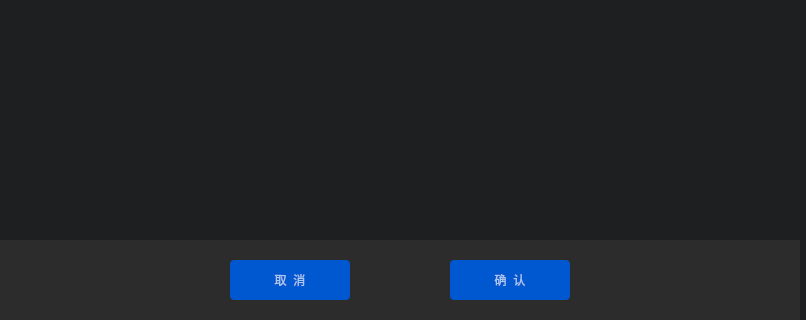
<?xml version="1.0" encoding="UTF-8"?>
<ui version="4.0">
 <class>messageDialog</class>
 <widget class="QDialog" name="messageDialog">
  <property name="geometry">
   <rect>
    <x>0</x>
    <y>0</y>
    <width>806</width>
    <height>320</height>
   </rect>
  </property>
  <property name="maximumSize">
   <size>
    <width>806</width>
    <height>320</height>
   </size>
  </property>
  <property name="windowTitle">
   <string>messageDialog</string>
  </property>
  <property name="styleSheet">
   <string notr="true">QDialog {
background: #1E1F21;
box-shadow: 0 4px 8px 0 rgba(0,0,0,0.20);
border-radius: 0 0 4px 4px;
border-radius: 0px 0px 4px 4px;
}</string>
  </property>
  <layout class="QVBoxLayout" name="verticalLayout_3">
   <property name="leftMargin">
    <number>0</number>
   </property>
   <property name="topMargin">
    <number>3</number>
   </property>
   <property name="rightMargin">
    <number>0</number>
   </property>
   <property name="bottomMargin">
    <number>0</number>
   </property>
   <item>
    <layout class="QVBoxLayout" name="verticalLayout_2">
     <item>
      <widget class="QFrame" name="frame">
       <property name="styleSheet">
        <string notr="true">QFrame {
background: #1E1F21;
box-shadow: 0 4px 8px 0 rgba(0,0,0,0.20);
border-radius: 0 0 4px 4px;
border-radius: 0px 0px 4px 4px;
}</string>
       </property>
       <property name="frameShape">
        <enum>QFrame::StyledPanel</enum>
       </property>
       <property name="frameShadow">
        <enum>QFrame::Raised</enum>
       </property>
       <layout class="QVBoxLayout" name="verticalLayout_5">
        <property name="leftMargin">
         <number>0</number>
        </property>
        <property name="topMargin">
         <number>0</number>
        </property>
        <property name="rightMargin">
         <number>0</number>
        </property>
        <property name="bottomMargin">
         <number>0</number>
        </property>
        <item>
         <layout class="QVBoxLayout" name="verticalLayout_4">
          <item>
           <layout class="QHBoxLayout" name="horizontalLayout_3">
            <item>
             <spacer name="horizontalSpacer_3">
              <property name="orientation">
               <enum>Qt::Horizontal</enum>
              </property>
              <property name="sizeHint" stdset="0">
               <size>
                <width>40</width>
                <height>20</height>
               </size>
              </property>
             </spacer>
            </item>
            <item>
             <widget class="QToolButton" name="toolButton">
              <property name="minimumSize">
               <size>
                <width>30</width>
                <height>30</height>
               </size>
              </property>
              <property name="maximumSize">
               <size>
                <width>30</width>
                <height>30</height>
               </size>
              </property>
              <property name="styleSheet">
               <string notr="true">QToolButton{
border:none; 
background: #1E1F21;
}</string>
              </property>
              <property name="text">
               <string/>
              </property>
              <property name="icon">
               <iconset resource="ciwa.qrc">
                <normaloff>:/resources/icons/ic_solution_exit.png</normaloff>:/resources/icons/ic_solution_exit.png</iconset>
              </property>
              <property name="iconSize">
               <size>
                <width>24</width>
                <height>24</height>
               </size>
              </property>
              <property name="arrowType">
               <enum>Qt::NoArrow</enum>
              </property>
             </widget>
            </item>
           </layout>
          </item>
          <item>
           <spacer name="verticalSpacer">
            <property name="orientation">
             <enum>Qt::Vertical</enum>
            </property>
            <property name="sizeType">
             <enum>QSizePolicy::Fixed</enum>
            </property>
            <property name="sizeHint" stdset="0">
             <size>
              <width>20</width>
              <height>40</height>
             </size>
            </property>
           </spacer>
          </item>
          <item>
           <layout class="QVBoxLayout" name="verticalLayout">
            <item>
             <layout class="QHBoxLayout" name="horizontalLayout_2">
              <item>
               <spacer name="horizontalSpacer">
                <property name="orientation">
                 <enum>Qt::Horizontal</enum>
                </property>
                <property name="sizeHint" stdset="0">
                 <size>
                  <width>40</width>
                  <height>20</height>
                 </size>
                </property>
               </spacer>
              </item>
              <item>
               <layout class="QHBoxLayout" name="horizontalLayout" stretch="0,0,1">
                <item>
                 <widget class="QLabel" name="label">
                  <property name="minimumSize">
                   <size>
                    <width>50</width>
                    <height>50</height>
                   </size>
                  </property>
                  <property name="maximumSize">
                   <size>
                    <width>50</width>
                    <height>50</height>
                   </size>
                  </property>
                  <property name="text">
                   <string/>
                  </property>
                  <property name="pixmap">
                   <pixmap resource="ciwa.qrc">:/resources/icons/ic_solution_help.png</pixmap>
                  </property>
                  <property name="scaledContents">
                   <bool>true</bool>
                  </property>
                 </widget>
                </item>
                <item>
                 <spacer name="horizontalSpacer_7">
                  <property name="orientation">
                   <enum>Qt::Horizontal</enum>
                  </property>
                  <property name="sizeHint" stdset="0">
                   <size>
                    <width>40</width>
                    <height>20</height>
                   </size>
                  </property>
                 </spacer>
                </item>
                <item>
                 <widget class="QLabel" name="label_2">
                  <property name="minimumSize">
                   <size>
                    <width>0</width>
                    <height>25</height>
                   </size>
                  </property>
                  <property name="maximumSize">
                   <size>
                    <width>16777215</width>
                    <height>25</height>
                   </size>
                  </property>
                  <property name="font">
                   <font>
                    <pointsize>16</pointsize>
                   </font>
                  </property>
                  <property name="styleSheet">
                   <string notr="true">color: rgba(255, 255, 255, 170);
border: 0px solid;</string>
                  </property>
                  <property name="text">
                   <string/>
                  </property>
                  <property name="alignment">
                   <set>Qt::AlignLeading|Qt::AlignLeft|Qt::AlignVCenter</set>
                  </property>
                 </widget>
                </item>
               </layout>
              </item>
              <item>
               <spacer name="horizontalSpacer_2">
                <property name="orientation">
                 <enum>Qt::Horizontal</enum>
                </property>
                <property name="sizeHint" stdset="0">
                 <size>
                  <width>40</width>
                  <height>20</height>
                 </size>
                </property>
               </spacer>
              </item>
             </layout>
            </item>
            <item>
             <widget class="QLabel" name="label_3">
              <property name="sizePolicy">
               <sizepolicy hsizetype="Preferred" vsizetype="Preferred">
                <horstretch>0</horstretch>
                <verstretch>0</verstretch>
               </sizepolicy>
              </property>
              <property name="minimumSize">
               <size>
                <width>0</width>
                <height>25</height>
               </size>
              </property>
              <property name="maximumSize">
               <size>
                <width>800</width>
                <height>16777215</height>
               </size>
              </property>
              <property name="styleSheet">
               <string notr="true">font-family: PingFangSC-Medium;
font-size: 18px;
color: rgba(255,255,255,0.80);
letter-spacing: 0;
line-height: 20px;</string>
              </property>
              <property name="text">
               <string/>
              </property>
              <property name="wordWrap">
               <bool>true</bool>
              </property>
              <property name="indent">
               <number>0</number>
              </property>
             </widget>
            </item>
           </layout>
          </item>
         </layout>
        </item>
       </layout>
      </widget>
     </item>
     <item>
      <spacer name="verticalSpacer_2">
       <property name="orientation">
        <enum>Qt::Vertical</enum>
       </property>
       <property name="sizeHint" stdset="0">
        <size>
         <width>20</width>
         <height>40</height>
        </size>
       </property>
      </spacer>
     </item>
     <item>
      <widget class="QFrame" name="frame_2">
       <property name="minimumSize">
        <size>
         <width>0</width>
         <height>80</height>
        </size>
       </property>
       <property name="maximumSize">
        <size>
         <width>800</width>
         <height>80</height>
        </size>
       </property>
       <property name="styleSheet">
        <string notr="true">QFrame {
background: #2C2C2C;
box-shadow: 0 -1px 0 0 rgba(0,0,0,0.80);
border-radius: 0 0 4px 4px;
border-radius: 0px 0px 4px 4px;
}</string>
       </property>
       <property name="frameShape">
        <enum>QFrame::StyledPanel</enum>
       </property>
       <property name="frameShadow">
        <enum>QFrame::Raised</enum>
       </property>
       <layout class="QHBoxLayout" name="horizontalLayout_5">
        <item>
         <layout class="QHBoxLayout" name="horizontalLayout_4">
          <property name="spacing">
           <number>100</number>
          </property>
          <item>
           <spacer name="horizontalSpacer_4">
            <property name="orientation">
             <enum>Qt::Horizontal</enum>
            </property>
            <property name="sizeHint" stdset="0">
             <size>
              <width>40</width>
              <height>20</height>
             </size>
            </property>
           </spacer>
          </item>
          <item>
           <widget class="QPushButton" name="pushCancel">
            <property name="minimumSize">
             <size>
              <width>120</width>
              <height>40</height>
             </size>
            </property>
            <property name="styleSheet">
             <string notr="true">QPushButton{
color:rgba(255,255,255,170);
background: #0058D0;
border-radius: 4px;
border-radius: 4px;
}
QPushButton:pressed {  
    /* 改变背景色 */  
    background-color:rgb(40,85,20);  

    /* 改变边框风格 */  
    border-style:inset;  

    /* 使文字有一点移动 */  
    padding-left:6px;  
    padding-top:6px;  
}  
QPushButton:hover {  
    /* 改变背景色 */    
	background-color: rgb(0, 170, 255);
}</string>
            </property>
            <property name="text">
             <string>取  消</string>
            </property>
           </widget>
          </item>
          <item>
           <widget class="QPushButton" name="pushButton_2">
            <property name="minimumSize">
             <size>
              <width>120</width>
              <height>40</height>
             </size>
            </property>
            <property name="styleSheet">
             <string notr="true">QPushButton{
color:rgba(255,255,255,170);
background: #0058D0;
border-radius: 4px;
border-radius: 4px;
}
QPushButton:pressed {  
    /* 改变背景色 */  
    background-color:rgb(40,85,20);  

    /* 改变边框风格 */  
    border-style:inset;  

    /* 使文字有一点移动 */  
    padding-left:6px;  
    padding-top:6px;  
}  
QPushButton:hover {  
    /* 改变背景色 */    
	background-color: rgb(0, 170, 255);
}</string>
            </property>
            <property name="text">
             <string>确  认</string>
            </property>
           </widget>
          </item>
          <item>
           <spacer name="horizontalSpacer_5">
            <property name="orientation">
             <enum>Qt::Horizontal</enum>
            </property>
            <property name="sizeHint" stdset="0">
             <size>
              <width>40</width>
              <height>20</height>
             </size>
            </property>
           </spacer>
          </item>
         </layout>
        </item>
       </layout>
      </widget>
     </item>
    </layout>
   </item>
  </layout>
 </widget>
 <layoutdefault spacing="6" margin="11"/>
 <resources>
  <include location="ciwa.qrc"/>
 </resources>
 <connections/>
</ui>
